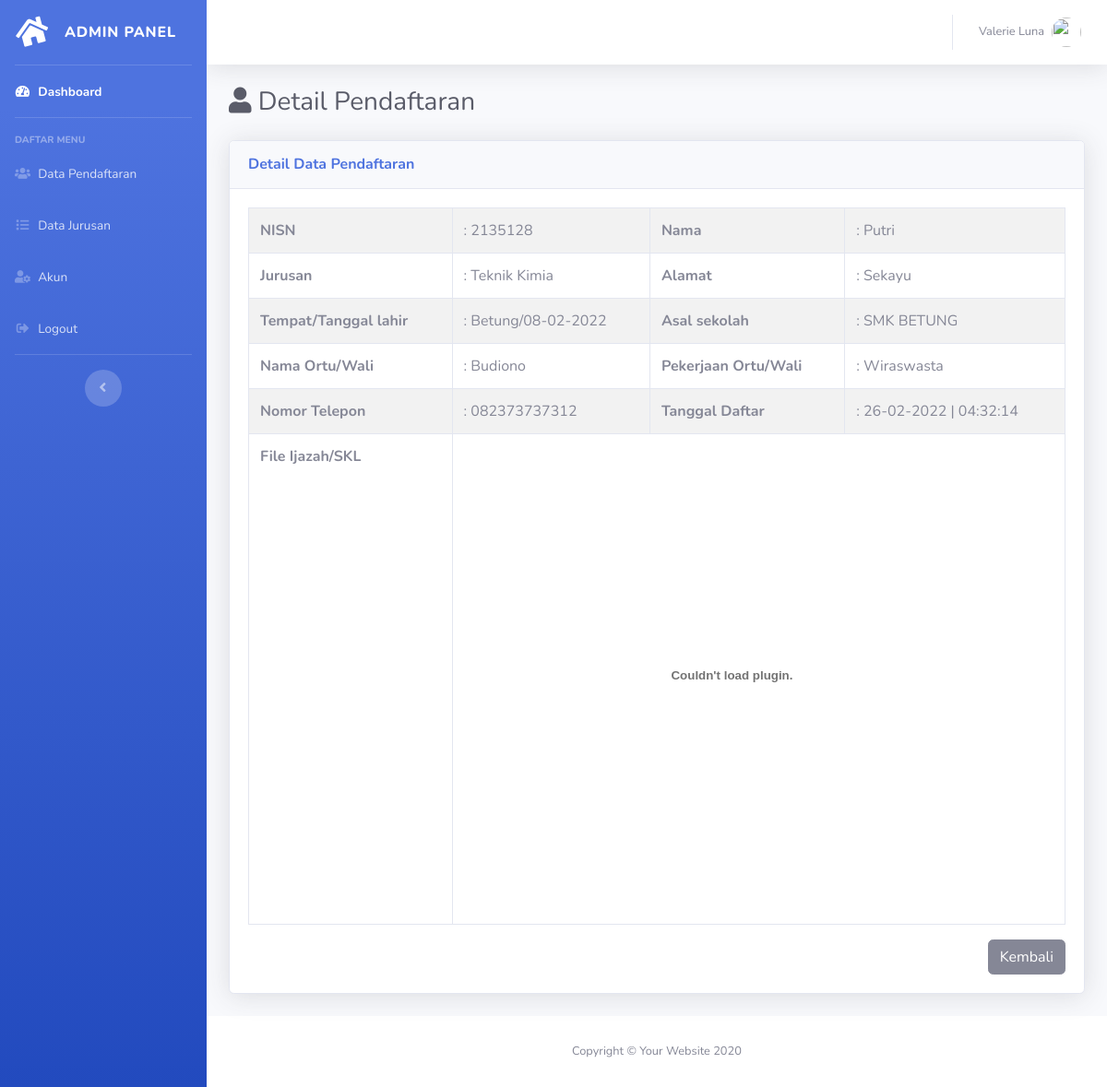
The page /admin/detail-pendaftaran.php?id_pendaftaran=4 on the database its author committed.
### tables this page shows
CREATE TABLE `tbl_pendaftaran` (
  `id_pendaftaran` int(11) NOT NULL,
  `jurusan_id` varchar(100) NOT NULL,
  `nisn` varchar(20) NOT NULL,
  `nama` varchar(100) NOT NULL,
  `alamat` text NOT NULL,
  `tempat` text NOT NULL,
  `tanggal_lahir` date NOT NULL,
  `asal_sekolah` varchar(100) NOT NULL,
  `nama_ortu` varchar(100) NOT NULL,
  `pekerjaan_ortu` varchar(150) NOT NULL,
  `no_telepon` varchar(20) NOT NULL,
  `file` varchar(150) NOT NULL,
  `tanggal_daftar` timestamp NOT NULL DEFAULT current_timestamp() ON UPDATE current_timestamp()
);

CREATE TABLE `tbl_jurusan` (
  `id_jurusan` int(11) NOT NULL,
  `nama_jurusan` varchar(50) NOT NULL,
  `tanggal_input` timestamp NOT NULL DEFAULT current_timestamp() ON UPDATE current_timestamp()
);

### admin/config/controller.php (called while the page is built, shortened)
<?php
function query($query)
{
    global $db;
    $result = mysqli_query($db, $query);
    $rows = [];
    while ($row = mysqli_fetch_assoc($result)) {
        $rows[] = $row;
    }
    return $rows;
}

### admin/detail-pendaftaran.php (the view, shortened to what this page needs)
<?php
include 'layout/header.php';
$id_pendaftaran = (int)$_GET['id_pendaftaran'];
$data_pendaftaran = query("SELECT * FROM tbl_pendaftaran JOIN tbl_jurusan ON tbl_pendaftaran.jurusan_id = tbl_jurusan.id_jurusan WHERE id_pendaftaran = '$id_pendaftaran'")[0];
?>
<div class="container-fluid">
    <div class="d-sm-flex align-items-center justify-content-between mb-4">
        <h1 class="h3 mb-0 text-gray-800"><i class="fas fa-user"></i> Detail Pendaftaran</h1>
    </div>
    <div class="card shadow mb-4">
        <div class="card-header py-3">
            <h6 class="m-0 font-weight-bold text-primary">Detail Data Pendaftaran</h6>
        </div>
        <div class="card-body">
            <div class="table-responsive">
                <table class="table table-striped table-bordered">
                    <tr>
                        <th>NISN</th>
                        <td>: <?= $data_pendaftaran['nisn']; ?></td>
                        <th>Nama</th>
                        <td>: <?= $data_pendaftaran['nama']; ?></td>
                    </tr>
                    <tr>
                        <th>Jurusan</th>
                        <td>: <?= $data_pendaftaran['nama_jurusan']; ?></td>
                        <th>Alamat</th>
                        <td>: <?= $data_pendaftaran['alamat']; ?></td>
                    </tr>
                    <tr>
                        <th>Tempat/Tanggal lahir</th>
                        <td>: <?= $data_pendaftaran['tempat']; ?>/<?= date('d-m-Y', strtotime($data_pendaftaran['tanggal_lahir'])); ?></td>
                        <th>Asal sekolah</th>
                        <td>: <?= $data_pendaftaran['asal_sekolah']; ?></td>
                    </tr>
                    <tr>
                        <th>Nama Ortu/Wali</th>
                        <td>: <?= $data_pendaftaran['nama_ortu']; ?></td>
                        <th>Pekerjaan Ortu/Wali</th>
                        <td>: <?= $data_pendaftaran['pekerjaan_ortu']; ?></td>
                    </tr>
                    <tr>
                        <th>Nomor Telepon</th>
                        <td>: <?= $data_pendaftaran['no_telepon']; ?></td>
                        <th>Tanggal Daftar</th>
                        <td>: <?= date('d-m-Y | H:i:s', strtotime($data_pendaftaran['tanggal_daftar'])); ?></td>
                    </tr>
                    <tr>
                        <th>File Ijazah/SKL</th>
                        <td colspan="3">
                            <embed src="assets/file/<?= $data_pendaftaran['file']; ?>#toolbar=0&navpanes=0&scrollbar=0" type="application/pdf" width="91%" height="500px" />
                        </td>
                    </tr>
                </table>
                <a href="data-pendaftaran.php" class="btn btn-secondary float-right">Kembali</a>
            </div>
        </div>
    </div>
</div>
<?php include 'layout/footer.php'; ?>

### rows shown on the page
tbl_pendaftaran: nisn "2135128", nama "Putri", jurusan.nama_jurusan "Teknik Kimia", alamat "Sekayu", tempat "Betung", tanggal_lahir "08-02-2022", asal_sekolah "SMK BETUNG", nama_ortu "Budiono", pekerjaan_ortu "Wiraswasta", no_telepon "082373737312", tanggal_daftar "26-02-2022 | 04:32:14"
